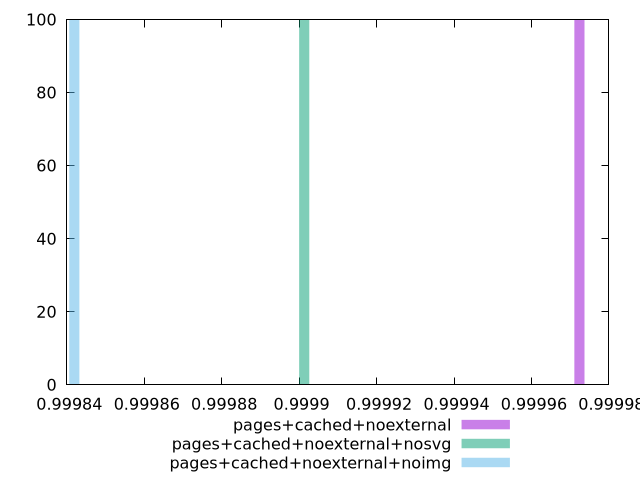

Source code (gnuplot):
$_pagesCachedNoexternal <<EOF
0.9999723939892163 100
EOF
$_pagesCachedNoexternalNosvg <<EOF
0.9999013149726909 100
EOF
$_pagesCachedNoexternalNoimg <<EOF
0.9998419324465514 100
EOF
set key outside below
set terminal pngcairo
set output "report_00004_2020-11-02T20-21-41.718Z/uses-long-cache-ttl/uses-long-cache-ttl_pages+cached+noexternal_pages+cached+noexternal+nosvg_pages+cached+noexternal+noimg+hist.png"
set boxwidth 0.0000026092308532987828
set style fill transparent solid 0.5 noborder
set yrange [0:100]
plot $_pagesCachedNoexternal title "pages+cached+noexternal" with boxes ,$_pagesCachedNoexternalNosvg title "pages+cached+noexternal+nosvg" with boxes ,$_pagesCachedNoexternalNoimg title "pages+cached+noexternal+noimg" with boxes ,
